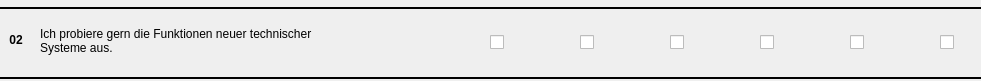
   <widget class="QWidget" name="item2" native="true">
    <property name="geometry">
     <rect>
      <x>0</x>
      <y>330</y>
      <width>981</width>
      <height>81</height>
     </rect>
    </property>
    <widget class="QLabel" name="label_17">
     <property name="geometry">
      <rect>
       <x>40</x>
       <y>0</y>
       <width>491</width>
       <height>81</height>
      </rect>
     </property>
     <property name="text">
      <string>Ich probiere gern die Funktionen neuer technischer
Systeme aus.</string>
     </property>
    </widget>
    <widget class="QLabel" name="label_18">
     <property name="geometry">
      <rect>
       <x>6</x>
       <y>30</y>
       <width>20</width>
       <height>20</height>
      </rect>
     </property>
     <property name="font">
      <font>
       <weight>75</weight>
       <bold>true</bold>
      </font>
     </property>
     <property name="text">
      <string>02</string>
     </property>
     <property name="alignment">
      <set>Qt::AlignCenter</set>
     </property>
    </widget>
    <widget class="QCheckBox" name="i2cb1">
     <property name="geometry">
      <rect>
       <x>490</x>
       <y>30</y>
       <width>21</width>
       <height>24</height>
      </rect>
     </property>
     <property name="text">
      <string/>
     </property>
    </widget>
    <widget class="QCheckBox" name="i2cb2">
     <property name="geometry">
      <rect>
       <x>580</x>
       <y>30</y>
       <width>21</width>
       <height>24</height>
      </rect>
     </property>
     <property name="text">
      <string/>
     </property>
    </widget>
    <widget class="QCheckBox" name="i2cb3">
     <property name="geometry">
      <rect>
       <x>670</x>
       <y>30</y>
       <width>21</width>
       <height>24</height>
      </rect>
     </property>
     <property name="text">
      <string/>
     </property>
    </widget>
    <widget class="QCheckBox" name="i2cb4">
     <property name="geometry">
      <rect>
       <x>760</x>
       <y>30</y>
       <width>21</width>
       <height>24</height>
      </rect>
     </property>
     <property name="text">
      <string/>
     </property>
    </widget>
    <widget class="QCheckBox" name="i2cb5">
     <property name="geometry">
      <rect>
       <x>850</x>
       <y>30</y>
       <width>21</width>
       <height>24</height>
      </rect>
     </property>
     <property name="text">
      <string/>
     </property>
    </widget>
    <widget class="QCheckBox" name="i2cb6">
     <property name="geometry">
      <rect>
       <x>940</x>
       <y>30</y>
       <width>21</width>
       <height>24</height>
      </rect>
     </property>
     <property name="text">
      <string/>
     </property>
    </widget>
    <widget class="Line" name="line_7">
     <property name="geometry">
      <rect>
       <x>0</x>
       <y>0</y>
       <width>981</width>
       <height>16</height>
      </rect>
     </property>
     <property name="frameShadow">
      <enum>QFrame::Plain</enum>
     </property>
     <property name="lineWidth">
      <number>2</number>
     </property>
     <property name="orientation">
      <enum>Qt::Horizontal</enum>
     </property>
    </widget>
    <widget class="Line" name="line_8">
     <property name="geometry">
      <rect>
       <x>0</x>
       <y>70</y>
       <width>981</width>
       <height>16</height>
      </rect>
     </property>
     <property name="frameShadow">
      <enum>QFrame::Plain</enum>
     </property>
     <property name="lineWidth">
      <number>2</number>
     </property>
     <property name="orientation">
      <enum>Qt::Horizontal</enum>
     </property>
    </widget>
   </widget>
